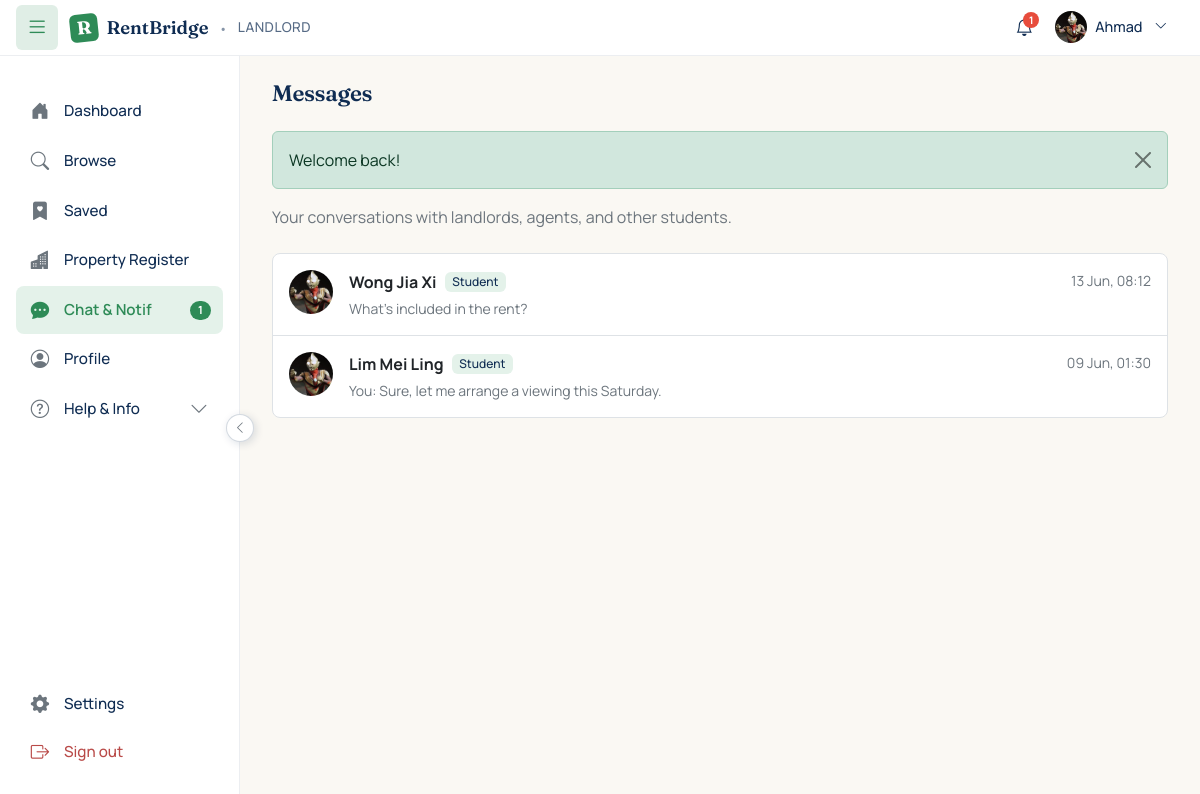
Screenshot of /chat.php (signed in) with the database file from the repository.
### tables this page shows
CREATE TABLE `landlords` (
  `user_id` int(11) NOT NULL,
  `full_name` varchar(150) NOT NULL,
  `preferred_name` varchar(50) NOT NULL DEFAULT '',
  `avatar_path` varchar(255) DEFAULT NULL,
  `ic_no` varchar(20) NOT NULL,
  `phone` varchar(20) NOT NULL,
  `allow_whatsapp` tinyint(1) NOT NULL DEFAULT 0,
  `address` varchar(255) DEFAULT NULL,
  `verified` tinyint(1) NOT NULL DEFAULT 0
);

CREATE TABLE `conversations` (
  `id` int(11) NOT NULL,
  `user_a` int(11) NOT NULL COMMENT 'Always lower user_id',
  `user_b` int(11) DEFAULT NULL,
  `property_id` int(11) DEFAULT NULL,
  `booking_id` int(11) DEFAULT NULL,
  `context_type` enum('property_inquiry','booking','friend','agent_case','other','contract_prep','housemate_group') NOT NULL DEFAULT 'other',
  `last_message_at` timestamp NULL DEFAULT NULL,
  `last_message_preview` varchar(120) DEFAULT NULL,
  `last_sender_id` int(11) DEFAULT NULL,
  `is_locked` tinyint(1) NOT NULL DEFAULT 0,
  `locked_reason` varchar(255) DEFAULT NULL,
  `created_at` timestamp NOT NULL DEFAULT current_timestamp()
);

CREATE TABLE `students` (
  `user_id` int(11) NOT NULL,
  `full_name` varchar(150) NOT NULL,
  `preferred_name` varchar(50) NOT NULL DEFAULT '',
  `avatar_path` varchar(255) DEFAULT NULL,
  `matric_no` varchar(20) NOT NULL,
  `university` varchar(80) NOT NULL DEFAULT 'UTeM',
  `phone` varchar(20) NOT NULL,
  `allow_whatsapp` tinyint(1) NOT NULL DEFAULT 0,
  `looking_for_housing` tinyint(1) NOT NULL DEFAULT 0,
  `housing_pref_city` varchar(80) DEFAULT NULL,
  `housing_pref_max_rent` decimal(8,2) DEFAULT NULL,
  `housing_pref_move_in` date DEFAULT NULL,
  `housing_bio` varchar(255) DEFAULT NULL
);

CREATE TABLE `users` (
  `id` int(11) NOT NULL,
  `email` varchar(120) NOT NULL,
  `password_hash` varchar(255) NOT NULL,
  `primary_role` enum('student','landlord','agent','admin') NOT NULL,
  `status` enum('active','pending','suspended','rejected') NOT NULL DEFAULT 'active',
  `last_used_role` enum('student','landlord','agent','admin') DEFAULT NULL,
  `created_at` timestamp NOT NULL DEFAULT current_timestamp(),
  `updated_at` timestamp NOT NULL DEFAULT current_timestamp() ON UPDATE current_timestamp()
);

### chat.php (the view, shortened to what the rows shown need)
<?php
require_once __DIR__ . '/includes/auth.php';
require_once __DIR__ . '/includes/chat.php';
$userId = current_user_id();
$conversations = get_user_inbox($userId);
$pageTitle = 'Messages';
$activeNav = 'chat';
?>
<p class="text-secondary mb-4">Your conversations with landlords, agents, and other students.</p>
<?php if (empty($conversations)): ?>
    <div class="text-center py-5 bg-white rounded-3 border">
        <i class="bi bi-chat-dots" style="font-size: 3rem; color: rgba(15,44,82,0.15);"></i>
        <h4 class="mt-3">No conversations yet</h4>
        <p class="text-secondary small">
            Start a chat by clicking "Open RentBridge chat" on any property page.
        </p>
    </div>
<?php else: ?>
    <div class="bg-white border rounded-3 overflow-hidden">
        <?php foreach ($conversations as $i => $c):
            $isGroup  = ($c['context_type'] === 'housemate_group');
            $other    = $isGroup ? null : chat_get_user_display((int)$c['other_user_id']);
        ?>
            <a href="/rentbridge/chat/conversation.php?id=<?= (int)$c['id'] ?>"
               class="d-block text-decoration-none text-dark
                      <?= $i > 0 ? 'border-top' : '' ?>"
               style="transition: background 0.1s;"
               onmouseover="this.style.background='#FAF8F3'"
               onmouseout="this.style.background='white'">
                <div class="p-3 d-flex justify-content-between align-items-start">
                    <div class="d-flex gap-3 flex-grow-1 me-3">
                        <?php if ($isGroup): ?>
                            <div style="width:44px; height:44px; border-radius:50%; background:#E4F2EA;
                                        color:#0F2C52; display:flex; align-items:center; justify-content:center;
                                        font-size:1.2rem; flex-shrink:0;">
                                <i class="bi bi-people-fill"></i>
                            </div>
                        <?php else: ?>
                            <?php
                            require_once __DIR__ . '/includes/avatar.php';
                            $_otherAvatar = get_avatar_path((int)$other['id'], $other['primary_role']);
                            ?>
                            <?php render_avatar($_otherAvatar, $other['name'], 44); ?>
                        <?php endif; ?>
                        <div class="flex-grow-1">
                            <div class="d-flex align-items-center gap-2 mb-1">
                                <?php if ($isGroup): ?>
                                    <strong>Housemate Group</strong>
                                    <span class="badge bg-success" style="font-weight:500;">Group</span>
                                <?php else: ?>
                                    <strong><?= e($other['name']) ?></strong>
                                    <span class="badge"
                                          style="background: <?php
                                              echo match($other['primary_role']) {
                                                  'student'=>'#E4F2EA','landlord'=>'#E6ECF4',
                                                  'agent'=>'#FFF4D6','admin'=>'#F8D7DA',
                                                  default=>'#E2E2E2',
                                              };
                                          ?>; color:#0F2C52; font-weight:500;">
                                        <?= e(ucfirst($other['primary_role'])) ?>
                                    </span>
                                <?php endif; ?>
                            </div>
                            <?php if (!empty($c['last_message_preview'])): ?>
                                <div class="small text-secondary">
                                    <?php if ((int)$c['last_sender_id'] === $userId): ?>
                                        <span class="text-secondary">You: </span>
                                    <?php endif; ?>
                                    <?= e($c['last_message_preview']) ?>
                                </div>
                            <?php else: ?>
                                <div class="small text-secondary fst-italic">No messages yet</div>
                            <?php endif; ?>
                        </div>
                    </div>
                    <div class="text-end">
                        <?php if (!empty($c['last_message_at'])): ?>
                            <div class="small text-secondary mb-1">
                                <?= e(date('d M, H:i', strtotime($c['last_message_at']))) ?>
                            </div>
                        <?php endif; ?>
                    </div>
                </div>
            </a>
        <?php endforeach; ?>
    </div>
<?php endif; ?>
<?php
$pageContent = ob_get_clean();
$role = current_role();
if ($role === 'student') {
    require __DIR__ . '/includes/student_layout.php';
} elseif ($role === 'landlord') {
    require __DIR__ . '/includes/landlord_layout.php';
} elseif ($role === 'agent') {
    require __DIR__ . '/includes/agent_layout.php';
} else {
    require __DIR__ . '/includes/admin_layout.php';
}

### includes/avatar.php (shortened to what the rows shown need)
<?php
require_once __DIR__ . '/auth.php';
function get_avatar_path(int $userId, string $role): ?string {
    $tableMap = [
        'student'  => 'students',
        'landlord' => 'landlords',
        'agent'    => 'agents',
    ];
    $pdo = db();
    $stmt = $pdo->prepare("SELECT avatar_path FROM {$tableMap[$role]} WHERE user_id = ?");
    $stmt->execute([$userId]);
    return $stmt->fetchColumn() ?: null;
}
function render_avatar(?string $avatarPath, string $name, int $sizePx = 44, string $bgColor = '#E4F2EA'): void {
    if (!empty($avatarPath)) {
        ?>
        <img src="/rentbridge/<?= e($avatarPath) ?>"
             alt="<?= e($name) ?>"
             style="width:<?= $sizePx ?>px; height:<?= $sizePx ?>px;
                    border-radius:50%; object-fit:cover; flex-shrink:0;">
        <?php
    }
}

### includes/landlord_layout.php (shortened to what the rows shown need)
<?php
require_once __DIR__ . '/auth.php';
require_once __DIR__ . '/chat.php';
$pageTitle     = $pageTitle     ?? 'Landlord';
$activeNav     = $activeNav     ?? '';
$pageTabs      = $pageTabs      ?? [];
$pageContent   = $pageContent   ?? '';
$userId = current_user_id();
$pdo = db();
$stmt = $pdo->prepare("SELECT preferred_name, full_name FROM landlords WHERE user_id = ?");
$stmt->execute([$userId]);
$me = $stmt->fetch() ?: [];
$myName = ($me['preferred_name'] ?? '') ?: ($me['full_name'] ?? 'Landlord');
$unreadChat = chat_unread_total($userId);
$stmt = $pdo->prepare("SELECT COUNT(*) FROM notifications WHERE user_id = ? AND is_read = 0");
$stmt->execute([$userId]);
$unreadNotif = (int)$stmt->fetchColumn();
$totalUnread = $unreadChat + $unreadNotif;
?>
<!DOCTYPE html>
<html lang="en">
<head>
    <link href="https://cdn.jsdelivr.net/npm/bootstrap@5.3.3/dist/css/bootstrap.min.css" rel="stylesheet">
    <link href="https://cdn.jsdelivr.net/npm/bootstrap-icons@1.11.3/font/bootstrap-icons.min.css" rel="stylesheet">
    <link href="/rentbridge/assets/css/style.css" rel="stylesheet">
    <link href="/rentbridge/assets/css/student.css" rel="stylesheet">
</head>
<body class="landlord-body">
<header class="user-topbar">
    <button type="button" class="topbar-toggle" id="sidebarToggle"
            data-tooltip="Hide sidebar" aria-label="Toggle sidebar">
        <i class="bi bi-list"></i>
    </button>
    <a href="/rentbridge/landlord/dashboard.php" class="topbar-brand">
        <span class="topbar-logo">R</span>
        <span class="topbar-name">RentBridge</span>
        <span style="opacity:0.5; margin: 0 4px;">·</span>
        <span style="font-family:'Manrope',sans-serif; font-size:0.85rem; font-weight:500;
                     letter-spacing:0.5px; text-transform:uppercase; opacity:0.7;">Landlord</span>
    </a>
<div class="topbar-right">
    <?php require_once __DIR__ . '/notifications_bell.php'; ?>
    <div class="topbar-user-menu dropdown">
        <button class="topbar-user-btn dropdown-toggle"
                type="button"
                data-bs-toggle="dropdown"
                aria-expanded="false">
            <?php
            require_once __DIR__ . '/avatar.php';
            $_avatarPath = get_avatar_path($userId, 'landlord');
            ?>
            <span class="topbar-user-name d-none d-md-inline">
                <?= e($myName) ?>
            </span>
            <i class="bi bi-chevron-down small ms-1 d-none d-md-inline"></i>
        </button>
    </div>
</div></header>
<div class="user-shell">
    <aside class="user-sidebar" id="userSidebar">
        <nav class="sidebar-nav">
            <nav class="sidebar-nav">
            <a href="/rentbridge/landlord/dashboard.php"
               class="sidebar-link <?= $activeNav === 'dashboard' ? 'active' : '' ?>">
                <i class="bi bi-house-door-fill"></i>
                <span class="sidebar-label">Dashboard</span>
            </a>
            <a href="/rentbridge/listings.php"
               class="sidebar-link <?= $activeNav === 'browse' ? 'active' : '' ?>">
                <i class="bi bi-search"></i>
                <span class="sidebar-label">Browse</span>
            </a>
            <a href="/rentbridge/saved.php"
               class="sidebar-link <?= $activeNav === 'saved' ? 'active' : '' ?>">
                <i class="bi bi-bookmark-heart-fill"></i>
                <span class="sidebar-label">Saved</span>
            </a>
            <a href="/rentbridge/landlord/properties.php"
               class="sidebar-link <?= $activeNav === 'properties' ? 'active' : '' ?>">
                <i class="bi bi-buildings-fill"></i>
                <span class="sidebar-label">Property Register</span>
            </a>
            <a href="/rentbridge/chat.php"
               class="sidebar-link <?= $activeNav === 'chat' ? 'active' : '' ?>">
                <i class="bi bi-chat-dots-fill"></i>
                <span class="sidebar-label">Chat &amp; Notif</span>
                <?php if ($totalUnread > 0): ?>
                    <span class="sidebar-badge"><?= $totalUnread > 9 ? '9+' : $totalUnread ?></span>
                <?php endif; ?>
            </a>
            <a href="/rentbridge/landlord/profile.php"
               class="sidebar-link <?= $activeNav === 'profile' ? 'active' : '' ?>">
                <i class="bi bi-person-circle"></i>
                <span class="sidebar-label">Profile</span>
            </a>
            <div class="sidebar-collapsible">
                <button class="sidebar-link sidebar-collapsible-toggle"
                        data-collapse-target="helpMenu" type="button">
                    <i class="bi bi-question-circle"></i>
                    <span class="sidebar-label">Help &amp; Info</span>
                    <i class="bi bi-chevron-down sidebar-chevron"></i>
                </button>
            </div>
        </nav>
        <div class="sidebar-footer">
            <a href="/rentbridge/landlord/settings.php"
               class="sidebar-link <?= $activeNav === 'settings' ? 'active' : '' ?>">
                <i class="bi bi-gear-fill"></i>
                <span class="sidebar-label">Settings</span>
            </a>
            <a href="/rentbridge/auth/logout.php" class="sidebar-link sidebar-logout">
                <i class="bi bi-box-arrow-right"></i>
                <span class="sidebar-label">Sign out</span>
            </a>
        </div>
    </aside>
    <button type="button" class="sidebar-edge-btn" id="sidebarEdgeBtn" aria-label="Toggle sidebar">
        <i class="bi bi-chevron-left"></i>
    </button>
    <main class="user-main">
        <div class="user-content">
            <?php if (empty($pageTabs)): ?>
                <div class="user-page-header-noTabs">
                    <h1 class="user-page-title-inline"><?= e($pageTitle) ?></h1>
                </div>
            <?php endif; ?>
            <?php $flash = get_flash(); if ($flash): ?>
                <div class="alert alert-<?= e($flash['type']) ?> alert-dismissible fade show">
                    <?= e($flash['message']) ?>
                    <button type="button" class="btn-close" data-bs-dismiss="alert"></button>
                </div>
            <?php endif; ?>
            <?= $pageContent ?>
        </div>
    </main>
</div>
</body>
</html>

### rows the page displays
landlords: avatar_path (placeholder picture), preferred_name "Ahmad"
conversations: students.avatar_path (placeholder picture), name "Wong Jia Xi", user_a.primary_role "Student", last_message_preview "What's included in the rent?", last_message_at "13 Jun, 08:12"
conversations: students.avatar_path (placeholder picture), name "Lim Mei Ling", user_a.primary_role "Student", shows "You:", last_message_preview "Sure, let me arrange a viewing this Saturday.", last_message_at "09 Jun, 01:30"

### other values shown
min($_nb_total, 99) "1"
$totalUnread "1"
$pageTitle "Messages"
$flash['message'] "Welcome back!"
